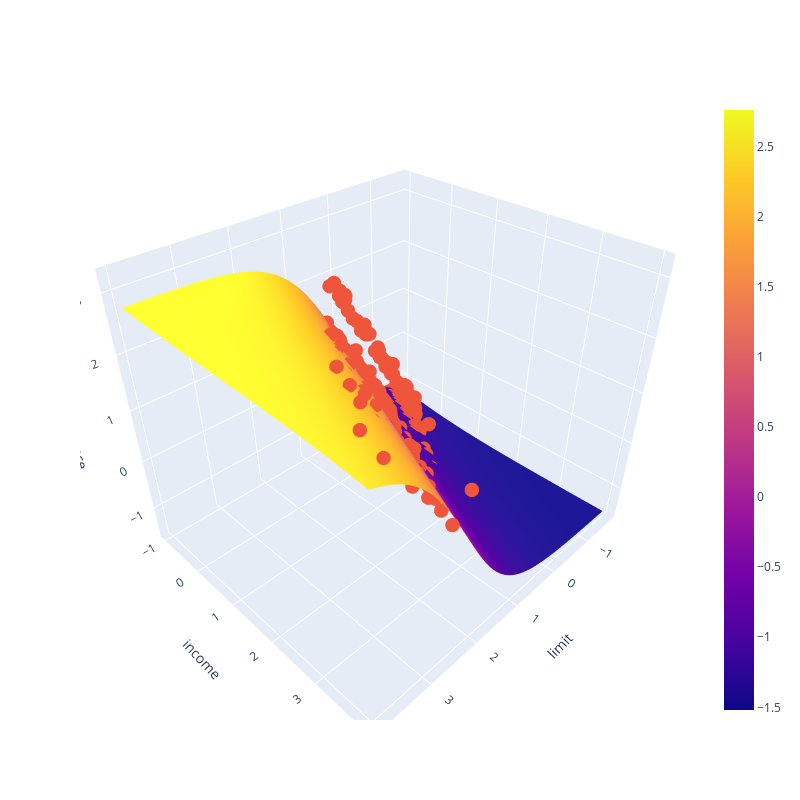

The notebook cell saved with this chart:
### Markdown cell above
What does this network look like?

### Code cell
x_range = np.linspace(X[:, 0].min(), X[:, 0].max(), 100)
y_range = np.linspace(X[:, 1].min(), X[:, 1].max(), 100)
x_mesh, y_mesh = np.meshgrid(x_range, y_range)

X_mesh = np.column_stack((x_mesh.ravel(), y_mesh.ravel()))
z1_mesh = X_mesh @ W1 + b1
a1_mesh = sigmoid(z1_mesh)
z2_mesh = a1_mesh @ W2 + b2
z_mesh = z2_mesh.reshape(x_mesh.shape)

fig = go.Figure(data=[
    go.Surface(x=x_mesh, y=y_mesh, z=z_mesh),
    go.Scatter3d(x=X[:, 0], y=X[:, 1], z=y.ravel(), 
                 mode='markers', marker=dict(size=5))
])

fig.update_layout(
    scene = dict(
        xaxis_title='limit',
        yaxis_title='income',
        zaxis_title='balance'
    ),
    width=800,
    height=800
)

fig.show()

### Figure 1 — Plotly figure (JSON) as saved in the notebook; plotly's stock layout.template omitted (floating-point values rounded to 4 significant figures; data arrays with more than 128 entries replaced by an {"elided": "..."} marker saying what was removed)
{"data": [{"type": "surface", "x": {"elided": "100x100 float values"}, "y": {"elided": "100x100 float values"}, "z": {"elided": "100x100 float values"}}, {"marker": {"size": 5}, "mode": "markers", "type": "scatter3d", "x": {"elided": "400 float values"}, "y": {"elided": "400 float values"}, "z": {"elided": "400 float values"}}], "layout": {"height": 800, "scene": {"xaxis": {"title": {"text": "limit"}}, "yaxis": {"title": {"text": "income"}}, "zaxis": {"title": {"text": "balance"}}}, "width": 800}}
